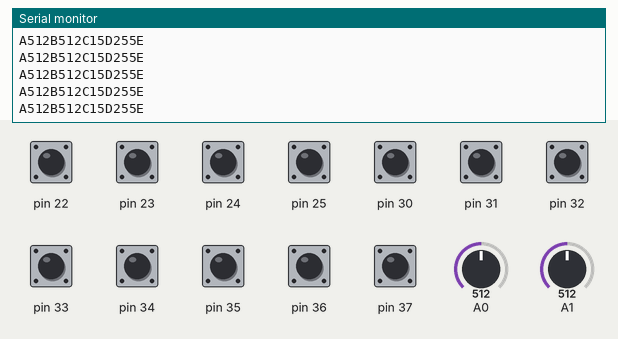
This sketch was run on a simulated Arduino Mega 2560, built with avr-gcc and run on an emulated ATmega2560. On the bench: the last lines printed to the serial monitor. Inputs (shaded band) come from the test bench; at power-on: pin 22–25, pin 30–37 HIGH, A0 = 512, A1 = 512.

Above: at 1.2 s.
1.3 s: A0 set to 716
At 1.32 s:
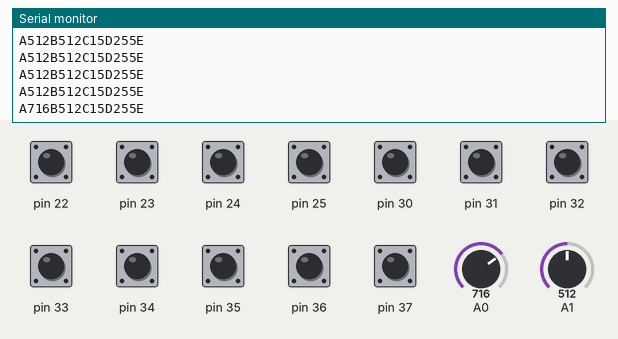
2.8 s: A1 set to 716
At 2.83 s:
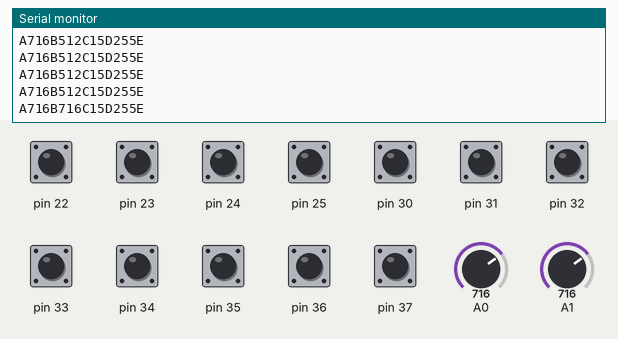
4.3 s: pin 22 pulled LOW for 0.15 s
At 4.34 s:
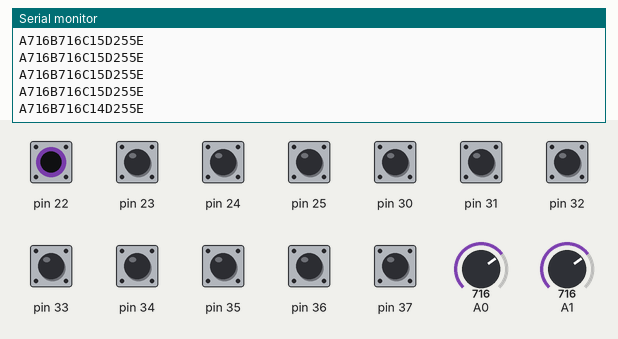
5.9 s: A0 set to 1023
At 5.96 s:
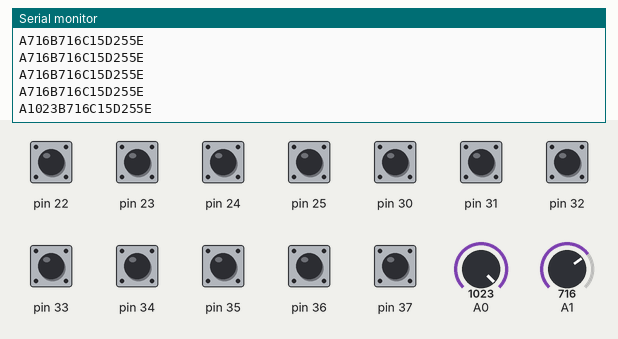
8.9 s: pin 23 pulled LOW for 0.15 s
At 8.98 s:
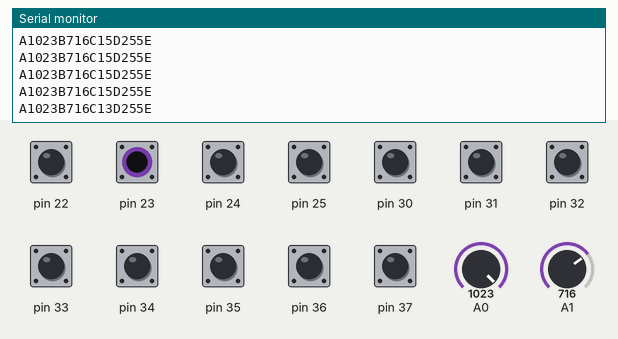
10.5 s: pin 24 pulled LOW for 0.15 s
At 10.6 s:
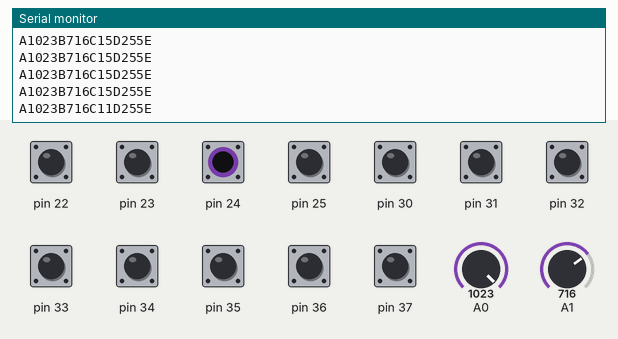
Timing chart, 0 to 13.1 s (numbered marks = the images above; inputs shaded):
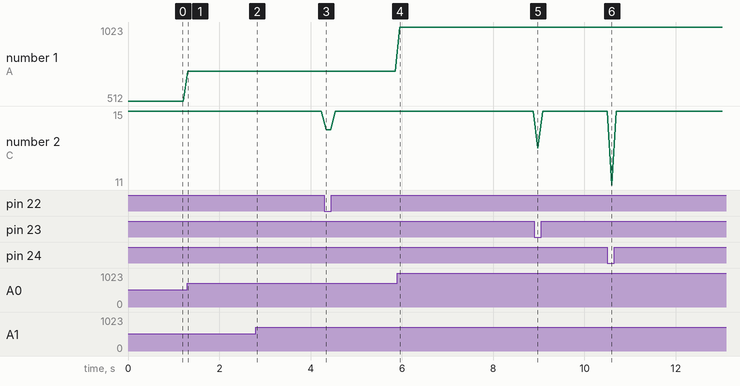

Measured:
- after the input at 1.3 s, the serial monitor: prints a new line at once (image 1)
- after the input at 2.8 s, the serial monitor: prints a new line at once (image 2)
- after the input at 4.3 s, the serial monitor: prints a new line at once (image 3)
- after the input at 5.9 s, the serial monitor: prints a new line after 0.05 s (image 4)
- after the input at 8.9 s, the serial monitor: prints a new line after 0.08 s (image 5)
- after the input at 10.5 s, the serial monitor: prints a new line after 0.09 s (image 6)
- plotted number 1: 512 → 716 after the input at 1.3 s, 716 → 1023 after the input at 5.9 s

The sketch:

labVIEW_y_Arduino.ino
```cpp
//Declaración de variables
int pot;
int lm35;
int dips1;
int nivel;
void setup() {
Serial.begin(9600);
 //Puerto para sensar los dipswitch
DDRA=0; PORTA=255;
 //Puetos para sensar el nivel
DDRC=0; PORTC=255;
}
void loop() {
  //Lectura de los sensores del Arduino
  pot=analogRead(A0);
  lm35=analogRead(A1);
  dips1= PINA & 0B00001111;
  nivel= PINC;
  //Envio de la informacion a LabView
  Serial.print("A");
  Serial.print(pot);
  Serial.print("B");
  Serial.print(lm35);
  Serial.print("C");
  Serial.print(dips1);
  Serial.print("D");
  Serial.print(nivel);
  Serial.println("E");
  delay(100);
}
```
